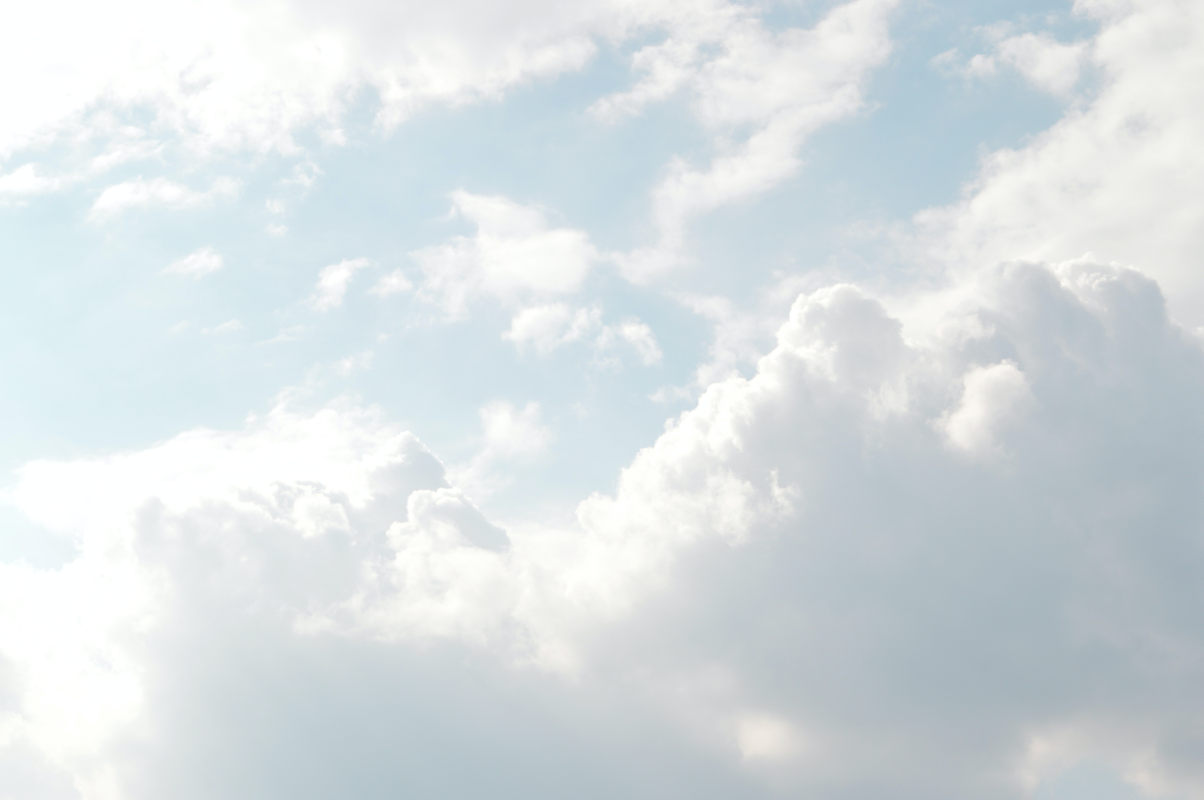
#> input picture Web-Development/CSS-My Site/images/sky.jpg, 6016 x 4000 px, given in place of the camera (shown at 1/5 size)
$ python main.py
#> lines starting #> are read from the running program, lines starting #| are printed output that depends on the picture
### opencv/object_tracking/tracker.py
import math


class EuclideanDistTracker:
    def __init__(self):
        # Store the center positions of the objects
        self.center_points = {}
        # Keep the count of the IDs
        # each time a new object id detected, the count will increase by one
        self.id_count = 0


    def update(self, objects_rect):
        # Objects boxes and ids
        objects_bbs_ids = []

        # Get center point of new object
        for rect in objects_rect:
            x, y, w, h = rect
            cx = (x + x + w) // 2
            cy = (y + y + h) // 2

            # Find out if that object was detected already
            same_object_detected = False
            for id, pt in self.center_points.items():
                dist = math.hypot(cx - pt[0], cy - pt[1])

                if dist < 25:
                    self.center_points[id] = (cx, cy)
                    print(self.center_points)
                    objects_bbs_ids.append([x, y, w, h, id])
                    same_object_detected = True
                    break

            # New object is detected we assign the ID to that object
            if same_object_detected is False:
                self.center_points[self.id_count] = (cx, cy)
                objects_bbs_ids.append([x, y, w, h, self.id_count])
                self.id_count += 1

        # Clean the dictionary by center points to remove IDS not used anymore
        new_center_points = {}
        for obj_bb_id in objects_bbs_ids:
            _, _, _, _, object_id = obj_bb_id
            center = self.center_points[object_id]
            new_center_points[object_id] = center

        # Update dictionary with IDs not used removed
        self.center_points = new_center_points.copy()
        return objects_bbs_ids

### opencv/object_tracking/main.py
import cv2
from tracker import *

# Create tracker object
tracker = EuclideanDistTracker()

cap = cv2.VideoCapture(0)

# Object detection from Stable camera
object_detector = cv2.createBackgroundSubtractorMOG2(history=100, varThreshold=40)

while True:
    ret, frame = cap.read()
#> frame is the input picture: shape (4000, 6016, 3); mean B, G, R 226, 223.3, 216
    height, width, _ = frame.shape
#> height = 4000; width = 6016

    # Extract Region of interest
    roi = frame[340: 720, 500: 800]
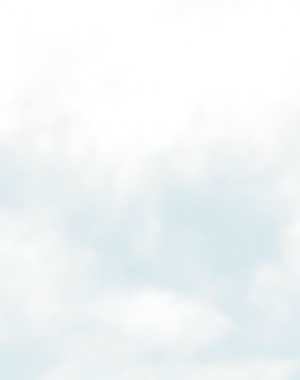
#> roi: shape (380, 300, 3); mean B, G, R 246.9, 245.6, 240.8

    # 1. Object Detection
    mask = object_detector.apply(roi)
#> mask: shape (380, 300); every value is 127
    _, mask = cv2.threshold(mask, 254, 255, cv2.THRESH_BINARY)
#> mask: shape (380, 300); every value is 0
    contours, _ = cv2.findContours(mask, cv2.RETR_TREE, cv2.CHAIN_APPROX_SIMPLE)
#> contours = []
    detections = []
    for cnt in contours:
        # Calculate area and remove small elements
        area = cv2.contourArea(cnt)
        if area > 100:
            x, y, w, h = cv2.boundingRect(cnt)


            detections.append([x, y, w, h])
#> this loop made 0 passes
#> after the loop, detections = []

    # 2. Object Tracking
    boxes_ids = tracker.update(detections)
#> after the loop in update, `for rect in objects_rect:`: self.center_points = 0 items; self.id_count = 0
#> after the loop in update, `for obj_bb_id in objects_bbs_ids:`: new_center_points = 0 items
#> boxes_ids = []
    for box_id in boxes_ids:
        x, y, w, h, id = box_id
        cv2.putText(roi, str(id), (x, y - 15), cv2.FONT_HERSHEY_PLAIN, 2, (255, 0, 0), 2)
        cv2.rectangle(roi, (x, y), (x + w, y + h), (0, 255, 0), 3)
        cv2.circle(roi, (x+w//2, y), 2, (255, 0, 0), 3)

    cv2.imshow("roi", roi)
    cv2.imshow("Frame", frame)
    cv2.imshow("Mask", mask)

    key = cv2.waitKey(30)
#> (key Esc is pressed here)
    if key == 27:
        break

cap.release()
cv2.destroyAllWindows()
